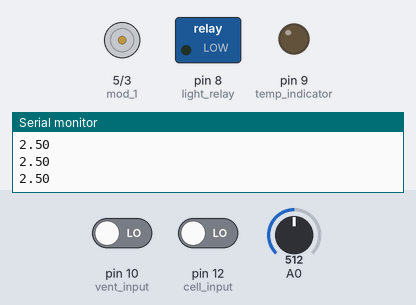
Bench run of a sketch on a simulated Arduino Uno, built with avr-gcc and run on an emulated ATmega328P. Shown: motor-driver pin pairs drawn as motors (green arrow = first pin HIGH = forward, orange = second pin HIGH = backward, longer = more drive), switched loads named in the sketch (green lamp = pin HIGH), output pins drawn as LEDs (lit = HIGH), the last lines printed to the serial monitor. Inputs (shaded band) come from the test bench; at power-on: A0 = 512, pin 10 (vent_input) LOW, pin 12 (cell_input) LOW.

Above: at 1.2 s.
1.3 s: A0 set to 680
2.8 s: A0 set to 697
At 3.7 s:
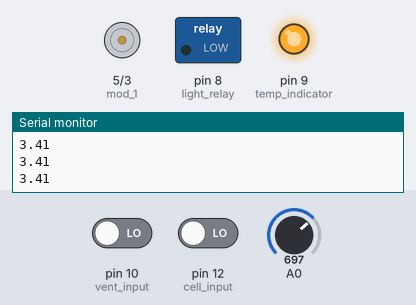
4.3 s: pin 10 (vent_input) driven HIGH
At 4.9 s:
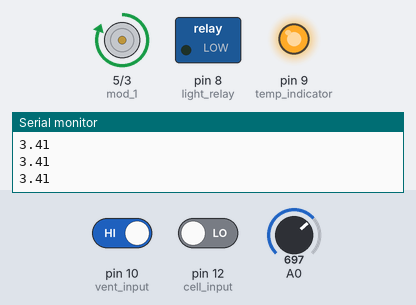
5.8 s: pin 12 (cell_input) driven HIGH
At 6.8 s:
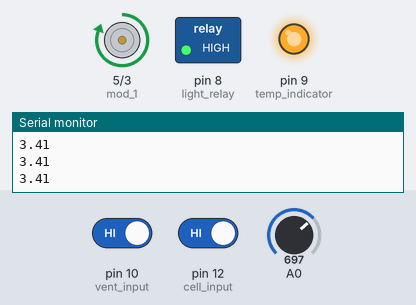
7.4 s: A0 set to 306
At 8.1 s:
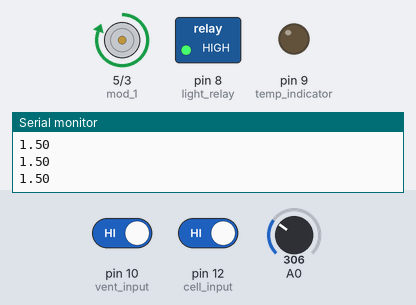
8.9 s: A0 set to 716
At 9.3 s:
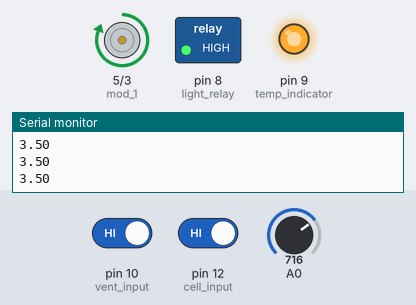
Timing chart, 0 to 11.4 s (numbered marks = the images above; inputs shaded):
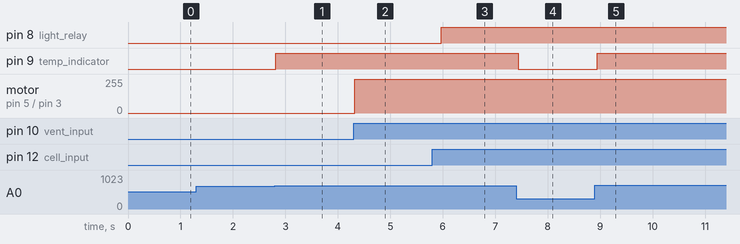

Measured:
- the behaviour switches between 689 and 690 on A0 (found by bisection; images 0 and 1)
- after the input at 2.8 s, pin 9 (temp_indicator): LOW → HIGH at once
- after the input at 4.3 s, motor on pin 5 (mod_1) / pin 3 (mod_2): stopped → forward 255/255 at once
- after the input at 5.8 s, pin 8 (light_relay): LOW → HIGH after 0.17 s
- after the input at 7.4 s, pin 9 (temp_indicator): HIGH → LOW at once
- after the input at 8.9 s, pin 9 (temp_indicator): LOW → HIGH after 0.05 s

The sketch:

sustav_za_sadnju.ino
```cpp
// Seminarski rad AUTOMATIZIRANI SUSTAV ZA SADNJU BILJAKA U KONTROLIRANIM UVJETIMA
// Mislav Stipić 2018


// Which pins are connected to which LED
const byte light_relay = 8;     //relay for lights
const int cell_input = 12;      //cellphone input for lights
const byte temp_indicator = 9;   //indicator temp

//vent
const int vent_input = 10;     //input for vent
const int mod_1 = 5;       // fastest mod
const int mod_2 = 3;       // fast mod
const int mod_3 = 4;       // slow mod

// Time periods of blinks in milliseconds (1000 to a second).
const unsigned long light_check_interval = 50;
const unsigned long temp_vent_interval = 60;
const unsigned long vent_interval = 1;

int ledState = LOW;         // the current state of the output pin
int buttonState;             // the current reading from the input pin
int lastButtonState = LOW;

int buttonPushCounter = 0;   // counter for the number of button presses
int buttonState1 = 0;         // current state of the button
int lastButtonState1 = 0;     // previous state of the button

long lastDebounceTime = 0;  // the last time the output pin was toggled
long debounceDelay = 100;

// Variable holding the timer value so far. One for each "Timer"
unsigned long timer_1;
unsigned long timer_2;
unsigned long timer_3;

void setup ()
  {
  pinMode (light_relay, OUTPUT);  // inputs and outputs
  pinMode (cell_input , INPUT);
  pinMode (vent_input , INPUT);
  pinMode (temp_indicator, OUTPUT);
  pinMode (mod_1, OUTPUT);
  pinMode (mod_2, OUTPUT);

  timer_1 = millis (); // timers
  timer_2 = millis ();
  timer_3 = millis ();
  Serial.begin(9600); // baud rate for USB connection

  }  // end of setup

void regul_vent()
{

  // read the pushbutton input pin:
  buttonState1 = digitalRead(vent_input);

  // compare the buttonState to its previous state
  if (buttonState1 != lastButtonState1) {
    // if the state has changed, increment the counter
    if (buttonState1 == HIGH) {
      // if the current state is HIGH then the button
      // wend from off to on:
      buttonPushCounter++;
    }
    // Delay a little bit to avoid bouncing
    delay(20);
  }

  // save the current state as the last state,
  //for next time through the loop
  lastButtonState1 = buttonState1;


  if(buttonPushCounter == 0)    // vent mod off
    digitalWrite(mod_1, LOW);
    digitalWrite(mod_2, LOW);
    digitalWrite(mod_3, LOW);

  if (buttonPushCounter == 1) { // vent mode speed 1
    digitalWrite(mod_1, HIGH);
    digitalWrite(mod_2, LOW);
    digitalWrite(mod_3, LOW);
  }
    if (buttonPushCounter == 2) { // vent mode speed 2
    digitalWrite(mod_2, HIGH);
    digitalWrite(mod_1, LOW);
    digitalWrite(mod_3, LOW);
  }
    if (buttonPushCounter == 3) { // vent mode speed 3
    digitalWrite(mod_3, HIGH);
    digitalWrite(mod_2, LOW);
    digitalWrite(mod_1, LOW);
  }

  if (buttonPushCounter > 3)  // counter reset
  {
    buttonPushCounter=0;
    }


   timer_3 = millis (); // save current time
}


void light_controll () // input for cellphone for light controll
  {
  // read the state of the switch into a local variable:
  int reading = digitalRead(cell_input);

  // check to see if you just pressed the button
  // (i.e. the input went from LOW to HIGH),  and you've waited
  // long enough since the last press to ignore any noise:

  // If the switch changed, due to noise or pressing:
  if (reading != lastButtonState) {
    // reset the debouncing timer
    lastDebounceTime = millis();
  }

  if ((millis() - lastDebounceTime) > debounceDelay) {
    // whatever the reading is at, it's been there for longer
    // than the debounce delay, so take it as the actual current state:

    // if the button state has changed:
    if (reading != buttonState) {
      buttonState = reading;

      // only toggle the LED if the new button state is HIGH
      if (buttonState == HIGH) {
        ledState = !ledState;
      }
    }
  }

  // set the light state
  digitalWrite(light_relay, ledState);

  // save the reading.  Next time through the loop,
  // it'll be the lastButtonState:

  lastButtonState = reading;
  timer_1 = millis ();
  }  // end of light_controll

void temp_vent () // temperature and ventilation
  {
     int sensorValue = analogRead(A0);

       float voltage_t = sensorValue * (5.0 / 1023.0);
       Serial.println(voltage_t);

    if(voltage_t >= 3.37)
    {
      digitalWrite(temp_indicator , HIGH);
      }
       else
       {
         digitalWrite(temp_indicator , LOW);
        }


  timer_2 = millis ();
  }  // end of temp_vent

void loop ()
  {

  // Handling the blink of one LED.
  if ( (millis () - timer_1) >= light_check_interval)
     light_controll();

  // The other LED is controlled the same way. Repeat for more LEDs
  if ( (millis () - timer_2) >= temp_vent_interval)
    temp_vent();

  if ( (millis () - timer_3) >= vent_interval)
    regul_vent();


}  // end of loop
```
